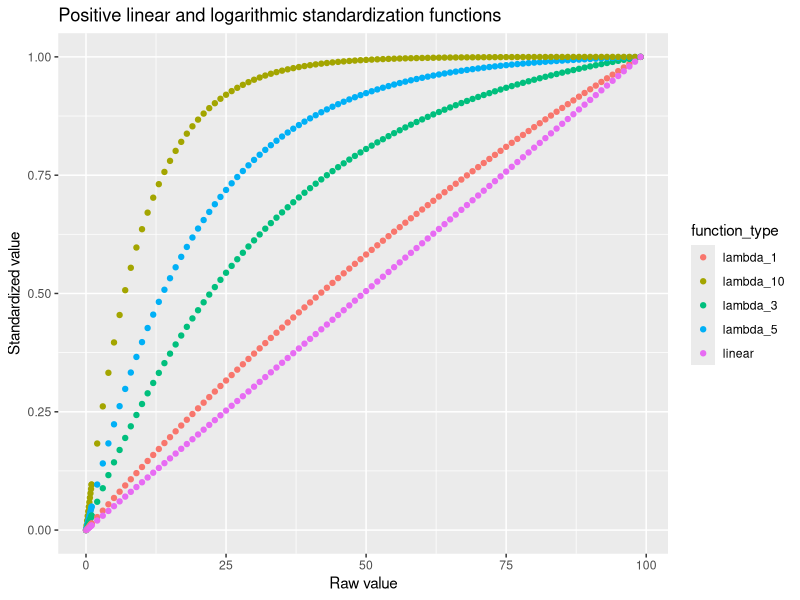
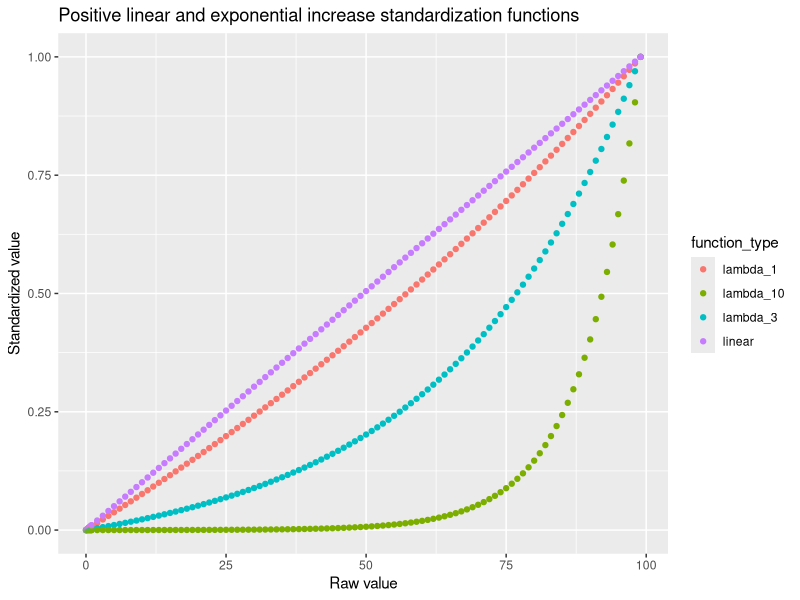
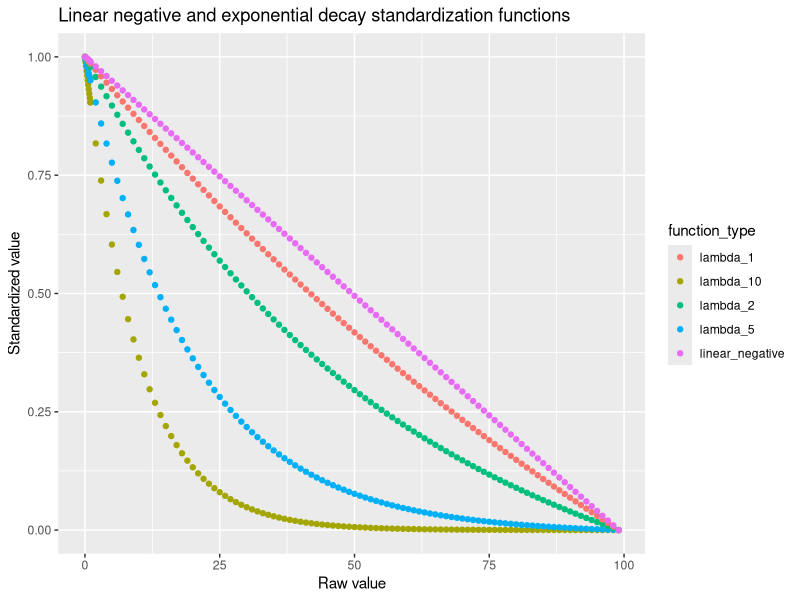
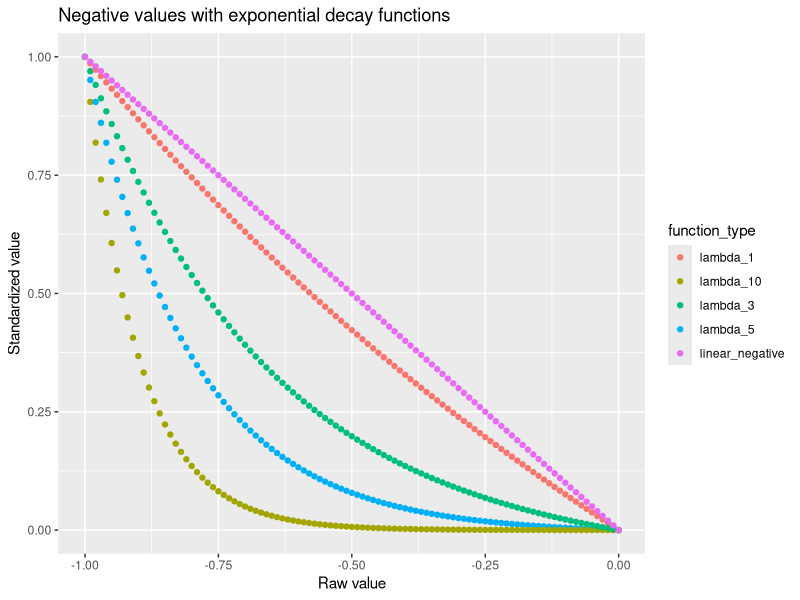
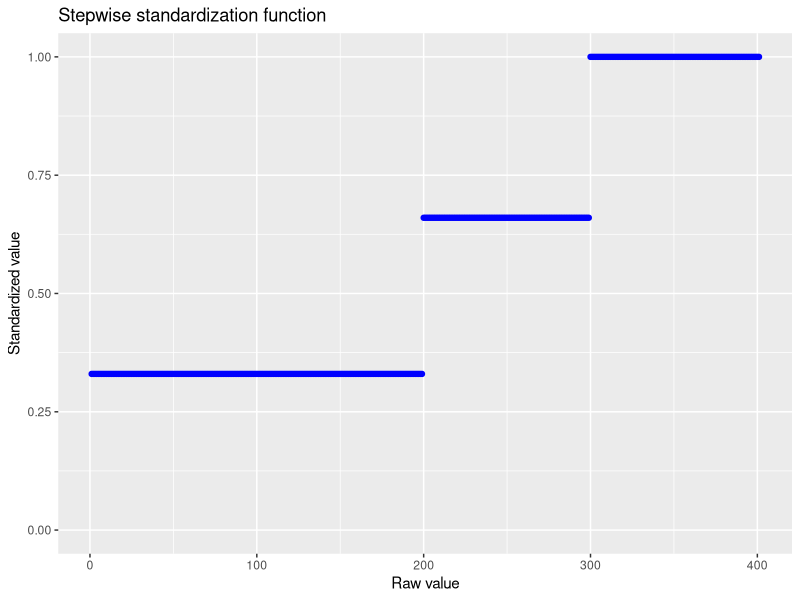

Write the R code that produced these figures, in order.
## ---- chunk 1
library(tidyverse)

# Functions for standardization of indices, scoring and plotting

# raw standardization function between 0 and 1 using min and max values
linear_std <- function(x, xmin = NA, xmax = NA) {
  if(is.na(xmax)) xmax <- max(x, na.rm = T)
  if(is.na(xmin)) xmin <- min(x, na.rm = T)
  
  x <- ifelse(x < xmin, xmin, x)
  x <- ifelse(x > xmax, xmax, x)
  
  return((x - xmin) / (xmax - xmin))
}

#inverse raw standardization function with 1 corresponding to lowest value
invlinear_std <- function(x, xmin = NA, xmax = NA) {
  if(is.na(xmax)) xmax <- max(x, na.rm = T)
  if(is.na(xmin)) xmin <- min(x, na.rm = T)
  
  y <- rep(NA, length(x))
  
  for(i in 1:length(x)) {
    if(is.na(x[i])) next
    z <- ifelse(x[i] < xmin, xmin, ifelse(x[i] > xmax, xmax, x[i]))
    y[i] <- 1 - (z - xmin) / (xmax - xmin)
  }
  
  return(y)
  # 
  # x <- ifelse(x < xmin, xmin, x)
  # x <- ifelse(x > xmax, xmax, x)
  # 
  # return(1 - (x - xmin) / (xmax - xmin))
}

## asymptotic standardization function for indicators where higher values = greater risk
logarithmic_std <- function(x, lambda = 0.6, xmin = NA, xmax = NA) {
  # Standardize a score
  # x = raw score
  # lambda = rate parameter
  # returns standardized score
  if(is.na(xmax)) xmax <- max(x, na.rm = T)
  if(is.na(xmin)) xmin <- min(x, na.rm = T)
  
  x_std <- (x - xmin) / (xmax - xmin)
  
  return(1 - exp(-lambda * x_std) + exp(-lambda) * x_std)
}

#exponential increase function where higher values = greater risk
exponential_std <- function(x, lambda = 1, xmin = NA, xmax = NA) {

  if(is.na(xmax)) xmax <- max(x, na.rm = T)
  if(is.na(xmin)) xmin <- min(x, na.rm = T)
  
  x_std <- (x - xmin) / (xmax - xmin)
  
  return(exp(lambda * x_std)/exp(lambda) - exp(-lambda)*(1-x_std))
}

# exponential decay standardization function for indicators where higher values = lower risk
decay_std <- function(x, lambda = 0.03, xmin = NA, xmax = NA) {
  # Standardize a score
  # x = raw score
  # lambda = rate parameter
  # returns standardized score
  
  if(is.na(xmax)) xmax <- max(x, na.rm = T)
  if(is.na(xmin)) xmin <- min(x, na.rm = T)
  
  x_std <- (x - xmin) / (xmax - xmin)
  return(exp(-lambda * x_std) - exp(-lambda)*x_std)
}

step_std <- function(x, x1 = 200, x2 = 300) {
  # Standardize a score into 3 categories
  # x = raw score
  # x1 = lowest threshold
  # x2 = high threshold
  y <- rep(NA, length(x))
  
  for(i in 1:length(x)) {
    if(x[i] < x1) y[i] <- 0.33
    if(x[i] >= x1 && x[i] < x2) y[i] <- 0.66
    if(x[i] >= x2) y[i] <- 1
  }
  
  return(y)
}


cat_std <- function(x, x1 = "G", x2 = "A/G", x3 = "A", x4 = "R/A", x5 = "R") {
  # Standardize a score between 0 and 1 based on category values
  y <- rep(NA, length(x))

  for(i in 1:length(x)) {
    if(is.na(x[i])) next
    if(x[i] == x1) y[i] <- 0
    if(x[i] == x2) y[i] <- 0.25
    if(x[i] == x3) y[i] <- 0.5
    if(x[i] == x4) y[i] <- 0.75
    if(x[i] == x5) y[i] <- 1
  }
  return(y)
}

enh_std <- function(x, z) {
  # Standardize a score between 0 and 1 based on category values
  y <- rep(NA, length(x))
  
  for(i in 1:length(x)) {
    if(x[i] == 0) y[i] <- 0
    if(x[i] > 0 && !grepl("Harvest", z[i])) y[i] <- 0.5
    if(x[i] > 0 && grepl("Harvest", z[i]))  y[i] <- 1
  }
  return(y)
}

## ---- chunk 2
## simulation to test lambda values and plot them

std_sim <- as_tibble(c(seq(0, 1, 0.1), seq(2:100))) %>%
  mutate(lambda_1 = logarithmic_std(value, lambda = 1),
         lambda_5 = logarithmic_std(value, lambda = 5),
         lambda_3 = logarithmic_std(value, lambda = 3),
         lambda_10 = logarithmic_std(value, lambda = 10),
         linear = linear_std(value)) %>%
  pivot_longer(cols = c(lambda_1, lambda_3, lambda_5, lambda_10, linear),
               names_to = "function_type", values_to = "std")

stdinv_sim <- as_tibble(c(seq(0, 1, 0.1), seq(2:100))) %>%
  mutate(lambda_10 = decay_std(value, lambda = 10),
         lambda_5 = decay_std(value, lambda = 5),
         lambda_2 = decay_std(value, lambda = 2),
         lambda_1 = decay_std(value, lambda = 1),
         linear_negative = invlinear_std(value)) %>%
  pivot_longer(cols = c(lambda_10, lambda_5, lambda_2, lambda_1, linear_negative),
               names_to = "function_type", values_to = "std")

neginv_sim <- as_tibble(seq(-1,0, 0.01)) %>%
  mutate(lambda_5 = decay_std(value, lambda = 5, xmax = 0),
         lambda_1 = decay_std(value, lambda = 1, xmax = 0),
         lambda_3 = decay_std(value, lambda = 3, xmax = 0),
         lambda_10 = decay_std(value, lambda = 10, xmax = 0),
         linear_negative = invlinear_std(value)) %>%
  pivot_longer(cols = c(lambda_5, lambda_1, lambda_10, lambda_3, linear_negative),
               names_to = "function_type", values_to = "std")

exponential_sim <- as_tibble(c(seq(0, 1, 0.1), seq(2:100))) %>%
  mutate(lambda_1 = exponential_std(value, lambda = 1),
         lambda_3 = exponential_std(value, lambda = 3),
         lambda_10 = exponential_std(value, lambda = 10),
         linear = linear_std(value)) %>%
  pivot_longer(cols = c(lambda_1, lambda_3, lambda_10, linear),
               names_to = "function_type", values_to = "std")



step_sim <- as_tibble(seq(0:400)) %>%
  mutate(step_200_300 = step_std(value, x1 = 200, x2 = 300))


log_p <- ggplot() +
  geom_point(data = std_sim, aes(x = value, y = std, color = function_type)) +
  labs(title = "Positive linear and logarithmic standardization functions") +
  labs(x = "Raw value", y = "Standardized value")

exp_p <- ggplot(exponential_sim) +
   geom_point(aes(x = value, y = std, color = function_type)) +
   labs(title = "Positive linear and exponential increase standardization functions") +
   labs(x = "Raw value", y = "Standardized value")

decay_p <- ggplot() +
  geom_point(data = stdinv_sim, aes(x = value, y = std, color = function_type)) +
  labs(title = "Linear negative and exponential decay standardization functions") +
  labs(x = "Raw value", y = "Standardized value")

decayneg_p <- ggplot() +
  geom_point(data = neginv_sim, aes(x = value, y = std, color = function_type)) +
  labs(title = "Negative values with exponential decay functions") +
  labs(x = "Raw value", y = "Standardized value")

step_p <- ggplot() +
  geom_point(data = step_sim, aes(x = value, y = step_200_300), color = "blue") +
  labs(title = "Stepwise standardization function") +
  labs(x = "Raw value", y = "Standardized value") +
  ylim(0,1)


log_p
exp_p
decay_p
decayneg_p
step_p
